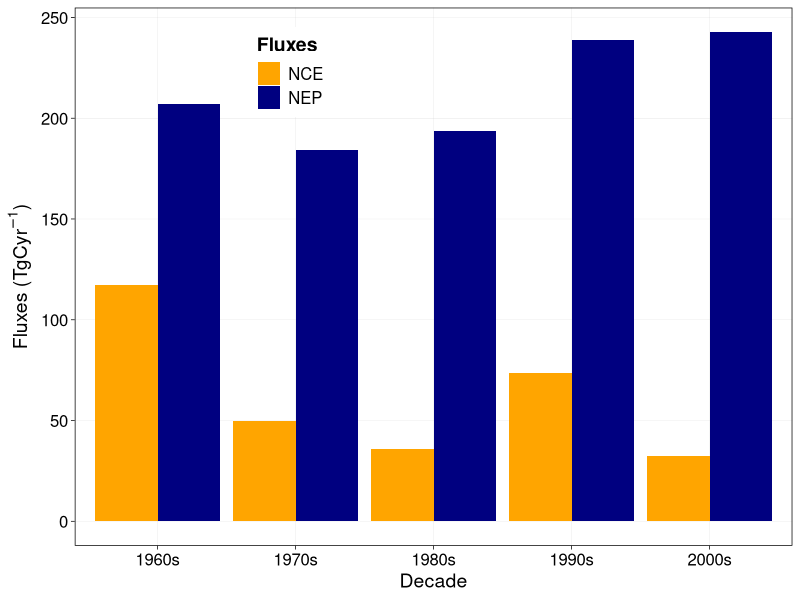

Reproduce this figure in R.
### read in files
vegcDF <- read.csv("input/VEGC.csv")
nceDF <- read.csv("input/NCE.csv")
stDF <- read.csv("input/STOCKS.csv")
nepDF <- read.csv("input/NEP.csv")


### plotting settings
# two nice color palette for color blind
# The palette with grey:
cbPalette <- c("#999999", "#E69F00", "#56B4E9",
               "#009E73", "#F0E442", "#0072B2", "#D55E00", "#CC79A7")

# The palette with black:
cbbPalette <- c("#000000", "#E69F00", "#56B4E9", 
                "#009E73", "#F0E442", "#0072B2", "#D55E00", "#CC79A7")

require(ggplot2)
require(gridExtra)

# create decadal time series
d <- c("1960s", "1970s", "1980s", "1990s", "2000s")
dDF1 <- data.frame(d, NA, NA)
colnames(dDF1) <- c("Decade", "NCE", "Experiment")

dDF4 <- dDF3 <- dDF2 <- dDF1


dDF1[dDF1$Decade == "1960s", "NCE"] <- mean(nceDF[nceDF$year >=1961 & nceDF$year <= 1970, "LCLUC_2011"])
dDF1[dDF1$Decade == "1970s", "NCE"] <- mean(nceDF[nceDF$year >=1971 & nceDF$year <= 1980, "LCLUC_2011"])
dDF1[dDF1$Decade == "1980s", "NCE"] <- mean(nceDF[nceDF$year >=1981 & nceDF$year <= 1990, "LCLUC_2011"])
dDF1[dDF1$Decade == "1990s", "NCE"] <- mean(nceDF[nceDF$year >=1991 & nceDF$year <= 2000, "LCLUC_2011"])
dDF1[dDF1$Decade == "2000s", "NCE"] <- mean(nceDF[nceDF$year >=2001 & nceDF$year <= 2010, "LCLUC_2011"])

dDF1$Experiment <- "LULCC"

dDF2[dDF2$Decade == "1960s", "NCE"] <- mean(nceDF[nceDF$year >=1961 & nceDF$year <= 1970, "LCLUC_NOTIMBER"])
dDF2[dDF2$Decade == "1970s", "NCE"] <- mean(nceDF[nceDF$year >=1971 & nceDF$year <= 1980, "LCLUC_NOTIMBER"])
dDF2[dDF2$Decade == "1980s", "NCE"] <- mean(nceDF[nceDF$year >=1981 & nceDF$year <= 1990, "LCLUC_NOTIMBER"])
dDF2[dDF2$Decade == "1990s", "NCE"] <- mean(nceDF[nceDF$year >=1991 & nceDF$year <= 2000, "LCLUC_NOTIMBER"])
dDF2[dDF2$Decade == "2000s", "NCE"] <- mean(nceDF[nceDF$year >=2001 & nceDF$year <= 2010, "LCLUC_NOTIMBER"])

dDF2$Experiment <- "NOTIMBER"


dDF3[dDF3$Decade == "1960s", "NCE"] <- mean(nceDF[nceDF$year >=1961 & nceDF$year <= 1970, "LCLUC_CONST"])
dDF3[dDF3$Decade == "1970s", "NCE"] <- mean(nceDF[nceDF$year >=1971 & nceDF$year <= 1980, "LCLUC_CONST"])
dDF3[dDF3$Decade == "1980s", "NCE"] <- mean(nceDF[nceDF$year >=1981 & nceDF$year <= 1990, "LCLUC_CONST"])
dDF3[dDF3$Decade == "1990s", "NCE"] <- mean(nceDF[nceDF$year >=1991 & nceDF$year <= 2000, "LCLUC_CONST"])
dDF3[dDF3$Decade == "2000s", "NCE"] <- mean(nceDF[nceDF$year >=2001 & nceDF$year <= 2010, "LCLUC_CONST"])

dDF3$Experiment <- "LULCC_CONST"


dDF4[dDF4$Decade == "1960s", "NCE"] <- mean(nceDF[nceDF$year >=1961 & nceDF$year <= 1970, "LC2011"])
dDF4[dDF4$Decade == "1970s", "NCE"] <- mean(nceDF[nceDF$year >=1971 & nceDF$year <= 1980, "LC2011"])
dDF4[dDF4$Decade == "1980s", "NCE"] <- mean(nceDF[nceDF$year >=1981 & nceDF$year <= 1990, "LC2011"])
dDF4[dDF4$Decade == "1990s", "NCE"] <- mean(nceDF[nceDF$year >=1991 & nceDF$year <= 2000, "LC2011"])
dDF4[dDF4$Decade == "2000s", "NCE"] <- mean(nceDF[nceDF$year >=2001 & nceDF$year <= 2010, "LC2011"])

dDF4$Experiment <- "LC2011"

dDF <- rbind(dDF1, dDF2, dDF3, dDF4)
    
    
## Plot NCE
p1 <- ggplot(dDF) +
    geom_bar(aes(x=Decade, y=NCE, fill=Experiment),
    stat="identity", position=position_dodge()) +
    theme_linedraw() +
    theme(panel.grid.minor=element_blank(),
          axis.text=element_text(size=12),
          axis.title=element_text(size=14),
          legend.text=element_text(size=12),
          legend.title=element_text(size=14, face="bold"),
          legend.position=c(0.85,0.85),
          panel.grid.major=element_line(color="grey")) + 
    ylim(-100, 300) + 
    ylab(expression(paste("NCE (TgC", yr^-1, ")"))) + xlab("Decade") +
    scale_fill_manual(name="Experiment", values = c("LULCC" = cbPalette[2], "NOTIMBER" = cbPalette[3],
                                                   "LULCC_CONST" = cbPalette[4], "LC2011" = cbPalette[7]))



### vegC stuffs
colnames(dDF1) <- c("Decade", "Value", "Term")
dDF1$Term <- "NCE"
sDF <- vDF <- dDF1
vDF$Term <- "VegC"

vDF[vDF$Decade == "1960s", "Value"] <- mean(vegcDF[vegcDF$year >=1961 & vegcDF$year <= 1970, "LCLUC_2011"])/1000
vDF[vDF$Decade == "1970s", "Value"] <- mean(vegcDF[vegcDF$year >=1971 & vegcDF$year <= 1980, "LCLUC_2011"])/1000
vDF[vDF$Decade == "1980s", "Value"] <- mean(vegcDF[vegcDF$year >=1981 & vegcDF$year <= 1990, "LCLUC_2011"])/1000
vDF[vDF$Decade == "1990s", "Value"] <- mean(vegcDF[vegcDF$year >=1991 & vegcDF$year <= 2000, "LCLUC_2011"])/1000
vDF[vDF$Decade == "2000s", "Value"] <- mean(vegcDF[vegcDF$year >=2001 & vegcDF$year <= 2010, "LCLUC_2011"])/1000

sDF$Term <- "SoilC"

sDF[sDF$Decade == "1960s", "Value"] <- mean(stDF[stDF$year >=1961 & stDF$year <= 1970, "solc"])/1000
sDF[sDF$Decade == "1970s", "Value"] <- mean(stDF[stDF$year >=1971 & stDF$year <= 1980, "solc"])/1000
sDF[sDF$Decade == "1980s", "Value"] <- mean(stDF[stDF$year >=1981 & stDF$year <= 1990, "solc"])/1000
sDF[sDF$Decade == "1990s", "Value"] <- mean(stDF[stDF$year >=1991 & stDF$year <= 2000, "solc"])/1000
sDF[sDF$Decade == "2000s", "Value"] <- mean(stDF[stDF$year >=2001 & stDF$year <= 2010, "solc"])/1000

nDF <- sDF
nDF$Term <- "NEP"
nDF[nDF$Decade == "1960s", "Value"] <- mean(nepDF[nepDF$year >=1961 & nepDF$year <= 1970, "NEP_2011"])
nDF[nDF$Decade == "1970s", "Value"] <- mean(nepDF[nepDF$year >=1971 & nepDF$year <= 1980, "NEP_2011"])
nDF[nDF$Decade == "1980s", "Value"] <- mean(nepDF[nepDF$year >=1981 & nepDF$year <= 1990, "NEP_2011"])
nDF[nDF$Decade == "1990s", "Value"] <- mean(nepDF[nepDF$year >=1991 & nepDF$year <= 2000, "NEP_2011"])
nDF[nDF$Decade == "2000s", "Value"] <- mean(nepDF[nepDF$year >=2001 & nepDF$year <= 2010, "NEP_2011"])


plotDF1 <- rbind(dDF1,nDF)

plotDF2 <- rbind(vDF,sDF)


## Plot NCE and vegc
p2 <- ggplot(plotDF1) +
    geom_bar(aes(x=Decade, y=Value, fill=Term),
             stat="identity", position=position_dodge()) +
    theme_linedraw() +
    theme(panel.grid.minor=element_blank(),
          axis.text=element_text(size=12),
          axis.title=element_text(size=14),
          legend.text=element_text(size=12),
          legend.title=element_text(size=14, face="bold"),
          legend.position=c(0.3,0.88),
          panel.grid.major=element_line(color="grey")) + 
    ylab(expression(paste("Fluxes (TgC", yr^-1, ")"))) + xlab("Decade") +
    scale_fill_manual(name="Fluxes", values = c("NCE" = "orange", "NEP" = "navyblue"))

# plot(p2)
#p2 <- p2 + scale_y_continuous(sec.axis = sec_axis(trans = ~ . / 2, 
#                                                  name = "Stocks (PgC)"))

## Plot NCE and vegc
p3 <- ggplot(plotDF2) +
    geom_bar(aes(x=Decade, y=Value, fill=Term),
             stat="identity", position=position_dodge()) +
    theme_linedraw() +
    theme(panel.grid.minor=element_blank(),
          axis.text=element_text(size=12),
          axis.title=element_text(size=14),
          legend.text=element_text(size=12),
          legend.title=element_text(size=14, face="bold"),
          legend.position=c(0.3,0.88),
          panel.grid.major=element_line(color="grey")) + 
    ylab("Stocks (PgC)") + xlab("Decade") +
    scale_fill_manual(name="Stocks", values = c("VegC" = cbPalette[5],
                                          "SoilC" = cbPalette[2])) +
    scale_y_continuous(limits=c(0, 50))


#### pdf output
pdf("Figure1.pdf")
plot(p2)
dev.off()
 